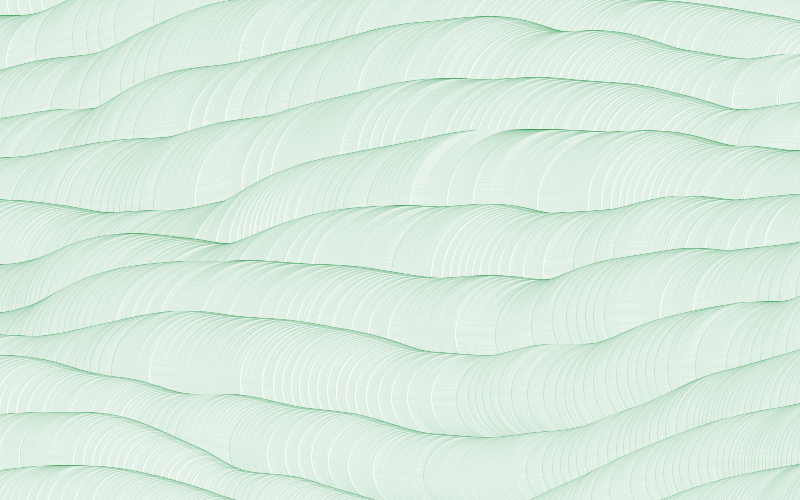
Frame 1 (no input)
Frame 60 (the mouse pressed at the canvas centre just before this capture): identical to frame 1, image omitted
Frame 120 (the mouse held since frame 60 and released just before this capture): identical to frame 1, image omitted

The Processing sketch that drew this single still picture (run headless with seeded random() and noise(); from frame 60 on, the mouse is pressed at the canvas centre):

// Processing sketch: rollingHills
// ── rollingHills.pde
float time = 0.0;
float size = 10;

void setup() {
  size(800, 500);
  rectMode(CENTER);
  background(255);
  fill(255);
  translate(0, 0);
  stroke(50,155,80,40);
  background(255);
  for (int j=0;j<100;j++) {
    //fill(100, 200*random(0,1), 120, 10);
    pushMatrix();
    translate(0,50*j);
    for (int i=0;i<1000;i++) {
      size = 30+200*noise(20+time,0.2*j);
      pushMatrix();
      translate(i,200*(noise(time,0.2*j)-0.5));
      
      //rotate(time);
      ellipse(-10, -10, size, size);
      popMatrix();
      time += 0.002;
    }
    popMatrix();
    time = 0;
  }
 
}

void draw(){
}
void keyPressed() {
  if (key == 's') {
    save("screen.tif");
  }
}
